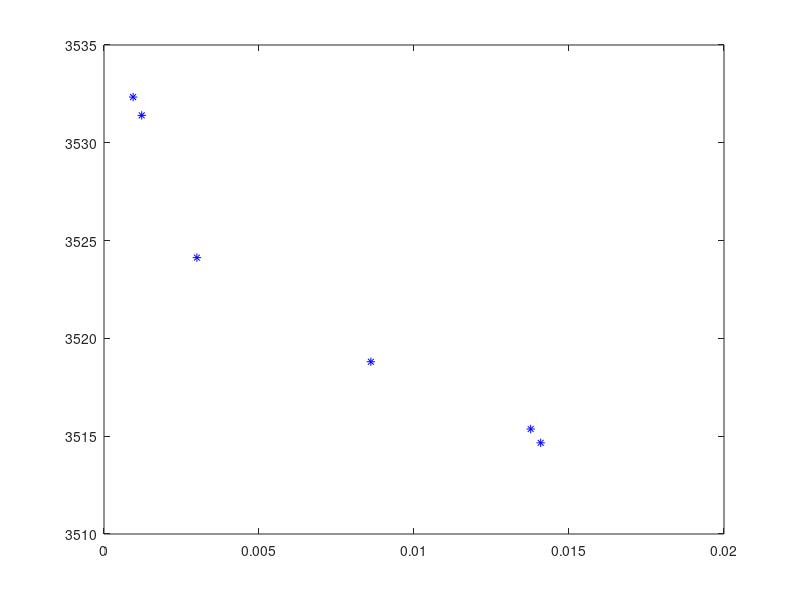

The MATLAB script that drew this image:
mord=[
3467.5	3469.009197	3469.029041	3469.74887	3470.679162	3471.932147	3472.539085	3473.435552	3474.801909	3475.183001	3476.642457	3477.630938	3479.339573	3481.11174	3481.9128	3482.488139	3484.351282	3485.796679	3487.51935	3489.668742	3493.536955	3495.264105	3498.089167	3500.156297	3501.406159	3503.051007	3506.802446	3508.561382	3510.905139	3514.661099	3515.367619	3518.806677	3524.129803	3531.401824	3532.339019	3541.876601	3548.158914	3555.420432	3562.519102	3571.627727	3574.591299	3579.12272	3588.979605	3595.388838	3614.579111	3620.417915	3622.693623	3631.596861	3638.606217	3646.085835
0.152502	0.148228633	0.144678786	0.140901311	0.134966331	0.129008241	0.124962841	0.120444916	0.116489266	0.112769427	0.105420074	0.099962709	0.092129165	0.089415964	0.083070845	0.079423834	0.075704444	0.069377517	0.067629388	0.061385228	0.05106836	0.046230257	0.041935878	0.037931592	0.034795684	0.030196468	0.024875843	0.022385694	0.018101115	0.014086437	0.013763841	0.008609217	0.002996341	0.001216443	0.000938917	0.000475592	0.000327902	0.00021476	0.000199842	0.000140651	0.000101587	8.43E-05	7.94E-05	7.08E-05	6.23E-05	5.98E-05	5.58E-05	5.16E-05	4.76E-05	4.48E-05
];

opf=[
3467.5	0.152502
3581.8	0.000083
3469.6	0.140616
3511.8	0.016823
];

% t=figure(8);
% plot(mord(2,:),mord(1,:),'b*'); 
% % plot(mord(2,1),mord(1,1),'b*'); 
% xlabel('RISK');
% ylabel('COST ($)');
% hold on;
% plot(opf(1,2),opf(1,1),'y+'); 
% hold on;
% plot(opf(2,2),opf(2,1),'mo'); 
% hold on;
% plot(opf(3,2),opf(3,1),'rp'); 
% hold on;
% plot(opf(4,2),opf(4,1),'cd'); 
% hold off;

plot(mord(2,30:35),mord(1,30:35),'b*'); 